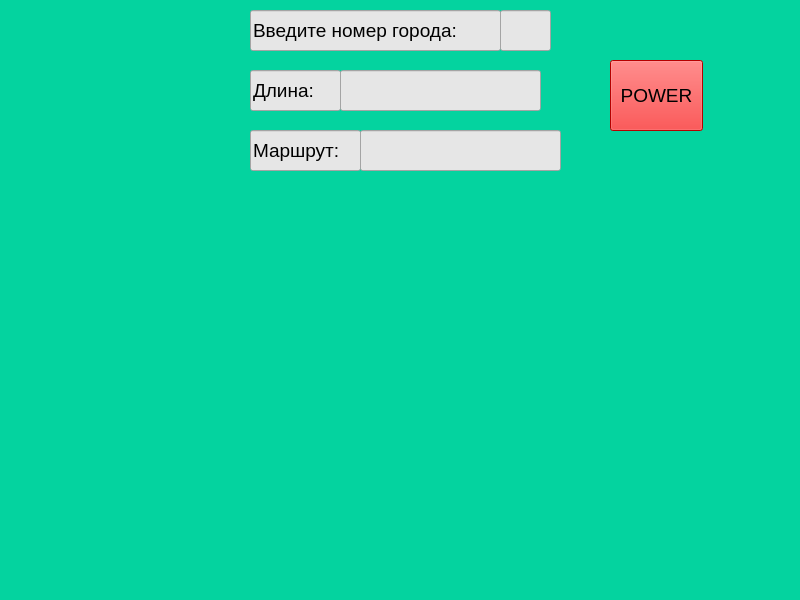
<?xml version="1.0" encoding="UTF-8"?>
<ui version="4.0">
 <class>Kommivoyazher</class>
 <widget class="QMainWindow" name="Kommivoyazher">
  <property name="geometry">
   <rect>
    <x>0</x>
    <y>0</y>
    <width>800</width>
    <height>600</height>
   </rect>
  </property>
  <property name="windowTitle">
   <string>Kommivoyazher</string>
  </property>
  <property name="styleSheet">
   <string notr="true">background-color:rgb(4, 211, 159)</string>
  </property>
  <widget class="QWidget" name="centralwidget">
   <widget class="QLineEdit" name="kj">
    <property name="geometry">
     <rect>
      <x>250</x>
      <y>70</y>
      <width>91</width>
      <height>41</height>
     </rect>
    </property>
    <property name="font">
     <font>
      <pointsize>14</pointsize>
     </font>
    </property>
    <property name="styleSheet">
     <string notr="true">background-color:rgb(230, 230, 230)</string>
    </property>
    <property name="text">
     <string>Длина:</string>
    </property>
   </widget>
   <widget class="QLineEdit" name="jk">
    <property name="geometry">
     <rect>
      <x>250</x>
      <y>130</y>
      <width>111</width>
      <height>41</height>
     </rect>
    </property>
    <property name="font">
     <font>
      <pointsize>14</pointsize>
     </font>
    </property>
    <property name="styleSheet">
     <string notr="true">background-color:rgb(230, 230, 230)</string>
    </property>
    <property name="text">
     <string>Маршрут:</string>
    </property>
   </widget>
   <widget class="QLineEdit" name="label_path">
    <property name="geometry">
     <rect>
      <x>340</x>
      <y>70</y>
      <width>201</width>
      <height>41</height>
     </rect>
    </property>
    <property name="styleSheet">
     <string notr="true">background-color:rgb(230, 230, 230)</string>
    </property>
   </widget>
   <widget class="QLineEdit" name="label_way">
    <property name="geometry">
     <rect>
      <x>360</x>
      <y>130</y>
      <width>201</width>
      <height>41</height>
     </rect>
    </property>
    <property name="styleSheet">
     <string notr="true">background-color:rgb(230, 230, 230)</string>
    </property>
   </widget>
   <widget class="QLabel" name="graph">
    <property name="geometry">
     <rect>
      <x>160</x>
      <y>200</y>
      <width>421</width>
      <height>361</height>
     </rect>
    </property>
    <property name="text">
     <string/>
    </property>
   </widget>
   <widget class="QPushButton" name="pushButton_start">
    <property name="geometry">
     <rect>
      <x>610</x>
      <y>60</y>
      <width>93</width>
      <height>71</height>
     </rect>
    </property>
    <property name="font">
     <font>
      <pointsize>14</pointsize>
     </font>
    </property>
    <property name="styleSheet">
     <string notr="true">background-color:rgb(255, 0, 0)</string>
    </property>
    <property name="text">
     <string>POWER</string>
    </property>
   </widget>
   <widget class="QLineEdit" name="lineEdit">
    <property name="geometry">
     <rect>
      <x>500</x>
      <y>10</y>
      <width>51</width>
      <height>41</height>
     </rect>
    </property>
    <property name="styleSheet">
     <string notr="true">background-color:rgb(230, 230, 230)</string>
    </property>
   </widget>
   <widget class="QLineEdit" name="lineEdit_2">
    <property name="geometry">
     <rect>
      <x>250</x>
      <y>10</y>
      <width>251</width>
      <height>41</height>
     </rect>
    </property>
    <property name="font">
     <font>
      <pointsize>14</pointsize>
     </font>
    </property>
    <property name="styleSheet">
     <string notr="true">background-color:rgb(230, 230, 230)</string>
    </property>
    <property name="text">
     <string>Введите номер города:</string>
    </property>
   </widget>
  </widget>
 </widget>
 <resources/>
 <connections/>
</ui>
